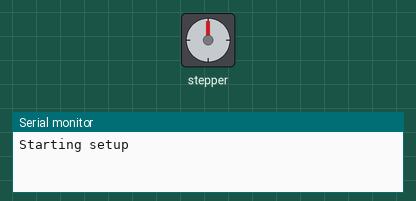
The program below on a simulated ESP8266 (NodeMCU). Shown: stepper motor, the last lines printed to the serial monitor. Stepper angles assume 6 steps per turn.

Above: at 0.1 s.
At 1.15 s:
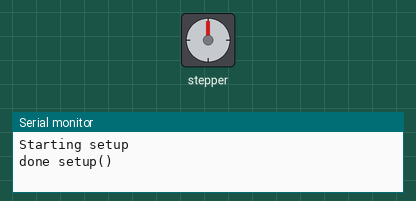
At 2.08 s:
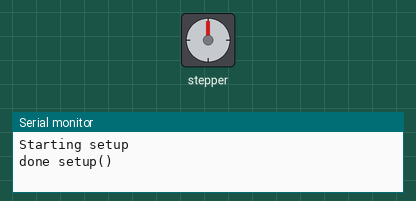
At 3.32 s:
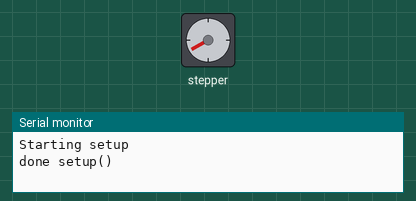
Timing chart, 0 to 40.0 s (numbered marks = the images above):
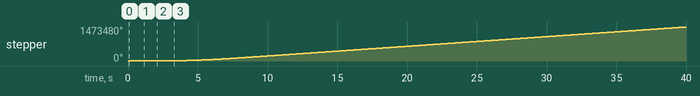

Measured:
- by itself, stepper: keeps turning clockwise at about 36932°/s

The program:

main.cpp
```cpp
#include <Arduino.h>
#include <Stepper.h>

//#define phase1 2
//#define phase2 5
//#define phase3 26
#define phase1 D5
#define phase2 D6
#define phase3 D7

#define stepsPerCycle 6
// initialize stepper motor and associated variables
Stepper myStepper(stepsPerCycle, phase1, phase2, phase3);

int speed = 100; // initial value
int speedIncrement = 1;
int speedLimit = 7000;
String msg = "";

uint64_t now = 0, before = 0;

void setup()
{
    Serial.begin(115200);
    msg = "Starting setup";
    Serial.println(msg);

    myStepper.setSpeed(speed);
    // bump rotor to known position
    digitalWrite(phase1, HIGH);
    digitalWrite(phase2, HIGH);
    delay(100);
    msg = "done setup()";
    Serial.println(msg);
}

void loop()
{
    now = micros();
    if (now - before > 1000)
    {
        // adjust speed
        if (speed < speedLimit)
        {
            speedIncrement = map(speed, 0, speedLimit, 50, 1);
            speed += speedIncrement;
        }
        else
        {
            speed = speedLimit;
        }
        myStepper.setSpeed(speed);
        before = now;
    }
    myStepper.step(stepsPerCycle);
}
```
